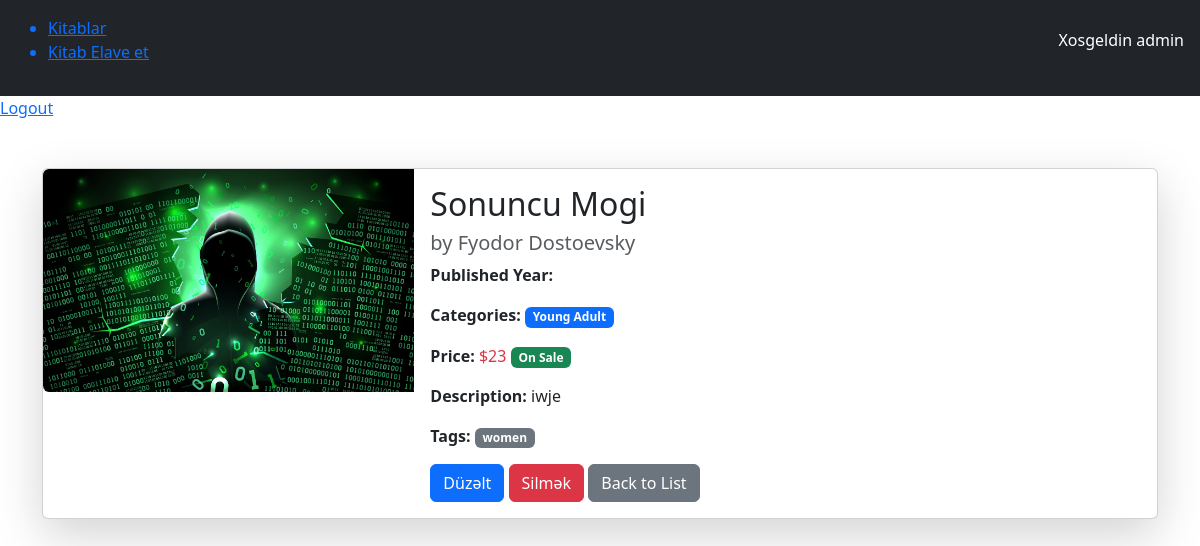
Page /book_detail/17 (signed in) on the committed database.
### app/models.py (models this page shows, shortened)
class BookDetail(models.Model):
    title = models.CharField(max_length=100,unique=True,help_text='Buradan kitabın adını daxil edin', blank=False)
    author = models.ForeignKey(Author,related_name='books',on_delete=models.SET_NULL,null=True)
    tags = models.ManyToManyField(Tags, related_name='books')
    img = models.ImageField(upload_to='book_covers/',blank=False, null=True)
    category = models.ForeignKey(Categories, related_name='books', on_delete=models.SET_NULL,null=True)
    price = models.IntegerField(validators=[MinValueValidator(3),MaxValueValidator(50)],blank=False)
    publisher_date = models.IntegerField(validators=[MinValueValidator(1700),MaxValueValidator(2025)],blank=False)
    on_sale = models.BooleanField()
    description = models.TextField(blank=False)
    slug = models.SlugField(unique=True, blank=True, null=True)
    created_at = models.DateTimeField(auto_now_add=True)
    updated_at = models.DateTimeField(auto_now=True)

class Author(models.Model):
    author_name = models.CharField(max_length=100,unique=True,blank=False)
    date_added = models.DateTimeField(auto_now=True)
    slug = models.SlugField(unique=True, blank=True, null=True)
    def __str__(self):
        return self.author_name

class Categories(models.Model):
    category_name = models.CharField(max_length=50,unique=True,blank=False)
    date_added = models.DateTimeField(auto_now=True)
    slug = models.SlugField(unique=True,blank=True, null=True)
    def __str__(self):
        return self.category_name

class Tags(models.Model):
    tag_name = models.CharField(max_length=50,unique=True,blank=False)
    date_added = models.DateTimeField(auto_now=True)
    slug = models.SlugField(unique=True,blank=True, null=True)
    def __str__(self):
        return self.tag_name

### app/views.py (the view)
# urls.py: path('book_detail/<int:id>', views.book_detail, name='book-detail'),
@login_required(login_url='login')
def book_detail(request,id):
    book = BookDetail.objects.get(id=id)
    book_category = book.category
    book_tags = book.tags.all()
    context={
        'book': book,
        'book_category': book_category,
        'book_tags': book_tags
    }
    return render(request,'book-detail.html', context)

### template/book-detail.html
{% extends "partials/_base.html" %}
{% load static %}
{% block content %}
<div class="container mt-5">
    <div class="card shadow-lg">
        <div class="row g-0">
            <div class="col-md-4">
                <img src="{{ book.img.url }}" class="img-fluid rounded-start" alt="{{ book.title }}">
            </div>
            <div class="col-md-8">
                <div class="card-body">
                    <h2 class="card-title">{{ book.title }}</h2>
                    <h5 class="text-muted">by {{ book.author }}</h5>
                    <p><strong>Published Year:</strong> {{ book.publish_year }}</p>
                    <p><strong>Categories:</strong>
                            <span class="badge bg-primary">{{ book_category }}</span>
                    </p>
                    <p><strong>Price:</strong>
                        {% if book.on_sale %}
                            <span class="text-danger">${{ book.price }}</span> <span class="badge bg-success">On Sale</span>
                        {% else %}
                            <span>${{ book.price }}</span>
                        {% endif %}
                    </p>
                    <p><strong>Description:</strong> {{ book.description }}</p>
                    <p><strong>Tags:</strong>
                        {% for tag in book_tags %}
                            <span class="badge bg-secondary">{{ tag }}</span>
                        {% endfor %}
                    </p>
                    {% if request.user.is_superuser%}
                    <a href="{% url 'update_book' book.id %}" class="btn btn-primary">Düzəlt</a>
                    <a href="{% url 'delete_book' book.id %}" class="btn btn-danger">Silmək</a>
                    {% else %}
                    Admin deyise biler
                    Admin deyise biler
                    {%endif%}
                    <a href="{% url 'book_list' %}" class="btn btn-secondary">Back to List</a>
                </div>
            </div>
        </div>
    </div>
</div>
{% endblock %}

### template/partials/_base.html (shortened to what this page needs)
<!DOCTYPE html>
<html>
    <head>
        <link rel="stylesheet" href="">
        <link href="https://cdn.jsdelivr.net/npm/bootstrap@5.3.3/dist/css/bootstrap.min.css" rel="stylesheet">
        <link rel="stylesheet" href="https://cdnjs.cloudflare.com/ajax/libs/font-awesome/6.7.2/css/all.min.css" />
    </head>
    <body>
        <header class="d-flex justify-content-between align-items-center p-3 bg-dark text-white">
            <ul>
                <a href="{% url 'book_list' %}"><li>Kitablar</li></a>
                {% if request.user.is_superuser%}
                <a href="{% url 'add_book' %}"><li>Kitab Elave et</li></a>
                {% endif %}
            </ul>
            {% if request.user.is_authenticated %}
            <p>Xosgeldin {{request.user}}</p>
            {% endif %}
        </header>
        <a href="{% url 'logout' %}">Logout</a>
     {% block content %}
     {% endblock %}
    </body>
</html>

### rows in the picture
BookDetail: img (picture), title "Sonuncu Mogi", author "Fyodor Dostoevsky", price "23", description "iwje"
Categories: category_name "Young Adult"
Tags: tag_name "women"

### other values in the picture
{{ request.user }} "admin"
